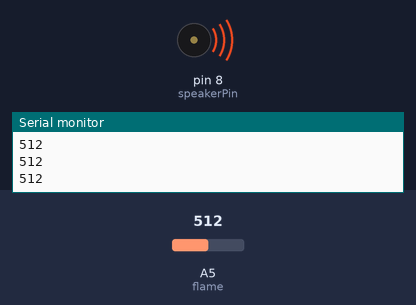
Bench run of a sketch on a simulated Arduino Uno, built with avr-gcc and run on an emulated ATmega328P. Parts: buzzer (waves = sounding), the last lines printed to the serial monitor. The inputs (shaded band) are chosen by the test bench; at power-on: A5 (flame) = 512.

Above: at 1.2 s.
1.3 s: A5 (flame) set to 0
At 1.7 s:
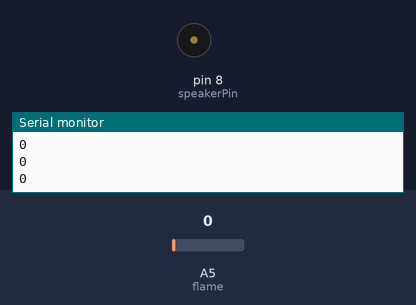
2.8 s: A5 (flame) set to 122
At 4.2 s:
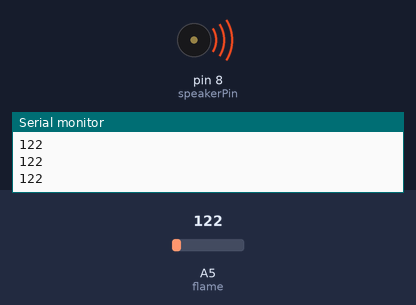
Timing chart, 0 to 5.8 s (numbered marks = the images above; inputs shaded):
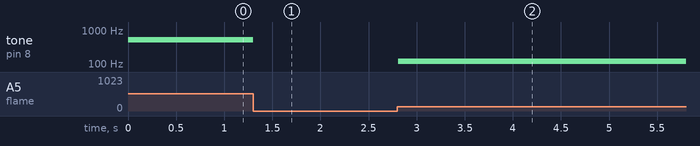

Measured:
- after the input at 1.3 s, tone on pin 8 (speakerPin): 512 Hz → silent at once
- after the input at 2.8 s, tone on pin 8 (speakerPin): silent → 122 Hz at once

The sketch:

flame_buzz.ino
```cpp
int flame = A5;
int speakerPin = 8;
int sensor = 0;

void setup() {
  // put your setup code here, to run once:
  pinMode(flame, INPUT);
  pinMode(speakerPin, OUTPUT);
  Serial.begin(9600);
}

void loop() {
  sensor = analogRead(flame);
  Serial.println(sensor);


  tone(speakerPin, sensor);
  /*
  delay(500);
  tone(speakerPin, 500);
  delay(1000);
*/

}
```
